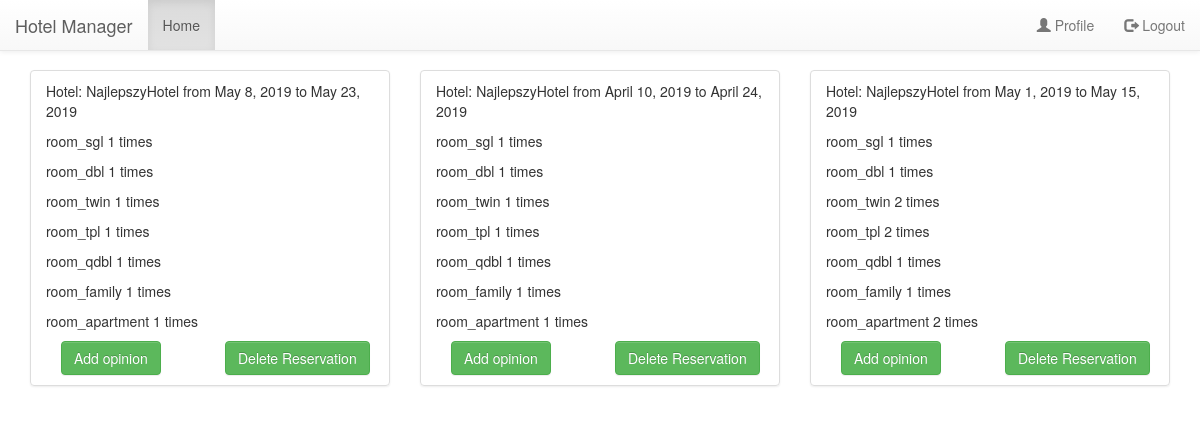
The page /booking/profile/ (signed in) on the database its author committed.
### booking/models.py (models this page shows, shortened)
class Reservation(models.Model):
    reservation_owner = models.ForeignKey(HotelOwner, on_delete=models.CASCADE)
    reservation_hotel = models.ForeignKey(Hotel, on_delete=models.CASCADE)
    reservation_from = models.DateField()
    reservation_to = models.DateField()
    reservation_room_sgl_quantity = models.PositiveIntegerField(validators=[MinValueValidator(0)], default=0)
    reservation_room_dbl_quantity = models.PositiveIntegerField(validators=[MinValueValidator(0)], default=0)
    reservation_room_twin_quantity = models.PositiveIntegerField(validators=[MinValueValidator(0)], default=0)
    reservation_room_tpl_quantity = models.PositiveIntegerField(validators=[MinValueValidator(0)], default=0)
    reservation_room_qdbl_quantity = models.PositiveIntegerField(validators=[MinValueValidator(0)], default=0)
    reservation_room_family_quantity = models.PositiveIntegerField(validators=[MinValueValidator(0)], default=0)
    reservation_room_apartment_quantity = models.PositiveIntegerField(validators=[MinValueValidator(0)], default=0)
    reservation_total_price = models.FloatField(default=0.0)

class Hotel(models.Model):
    hotel_owner = models.ForeignKey(HotelOwner, on_delete=models.CASCADE)
    hotel_name = models.CharField(max_length=120, verbose_name="Your hotel name")
    hotel_country = models.CharField(max_length=50, verbose_name="Your hotel country")
    hotel_city = models.CharField(max_length=100, verbose_name="Your hotel city")
    hotel_zip_code = models.CharField(max_length=6, default="43-701", verbose_name="Your hotel zip code")
    hotel_street = models.CharField(max_length=100, verbose_name="Your hotel street")
    hotel_street_number = models.IntegerField(default=0, verbose_name="Your hotel street number")
    hotel_place_number = models.IntegerField(default=0, verbose_name="Your hotel place number")
    hotel_short_desc = models.TextField(max_length=200, verbose_name="Briefly describe your hotel")
    hotel_long_desc = models.TextField(max_length=2000, verbose_name="Full description of your hotel")
    hotel_image = models.FileField(verbose_name="Upload image with your hotel")
    hotel_rating = models.FloatField(default=0.0)
    hotel_room_sgl = models.PositiveIntegerField(validators=[MinValueValidator(0)], default=0,
                                                 verbose_name="Number of single rooms in your hotel")
    hotel_room_dbl = models.PositiveIntegerField(validators=[MinValueValidator(0)], default=0,
                                                 verbose_name="Number of double rooms in your hotel")
    hotel_room_twin = models.PositiveIntegerField(validators=[MinValueValidator(0)], default=0,
                                                  verbose_name="Number of twin rooms in your hotel")
    hotel_room_tpl = models.PositiveIntegerField(validators=[MinValueValidator(0)], default=0,
                                                 verbose_name="Number of triple rooms in your hotel")
    hotel_room_qdbl = models.PositiveIntegerField(validators=[MinValueValidator(0)], default=0,
                                                  verbose_name="Number of quad rooms in your hotel")
    hotel_room_family = models.PositiveIntegerField(validators=[MinValueValidator(0)], default=0,
                                                    verbose_name="Number of family rooms in your hotel")
    hotel_room_apartment = models.PositiveIntegerField(validators=[MinValueValidator(0)], default=0,
                                                       verbose_name="Number of apartment rooms in your hotel")
    hotel_room_sgl_price = models.PositiveIntegerField(validators=[MinValueValidator(0)], default=0,
                                                       verbose_name="Your hotel single room price in $")
    hotel_room_dbl_price = models.PositiveIntegerField(validators=[MinValueValidator(0)], default=0,
                                                       verbose_name="Your hotel double room price in $")
    hotel_room_twin_price = models.PositiveIntegerField(validators=[MinValueValidator(0)], default=0,
                                                        verbose_name="Your hotel twin room price in $")
    hotel_room_tpl_price = models.PositiveIntegerField(validators=[MinValueValidator(0)], default=0,
                                                       verbose_name="Your hotel triple room price in $")
    hotel_room_qdbl_price = models.PositiveIntegerField(validators=[MinValueValidator(0)], default=0,
                                                        verbose_name="Your hotel quad room price in $")
    hotel_room_family_price = models.PositiveIntegerField(validators=[MinValueValidator(0)], default=0,
                                                          verbose_name="Your hotel family room price in $")
    hotel_room_apartment_price = models.PositiveIntegerField(validators=[MinValueValidator(0)], default=0,
                                                             verbose_name="Your hotel apartment room price in $")
    def __str__(self):
        return self.hotel_name

### booking/views.py (the view)
# urls.py: path('profile/', views.Profile.as_view(), name='profile'),
class Profile(ListView):
    template_name = 'booking/profile.html'
    context_object_name = 'my_reservations_or_hotels'
    def get_queryset(self):
        if self.request.user.hasHotel:
            return Hotel.objects.filter(hotel_owner=self.request.user)
        else:
            return Reservation.objects.filter(reservation_owner=self.request.user)

### booking/templates/booking/profile.html (shortened to what this page needs)
{% extends 'base.html' %}
{% load crispy_forms_tags %}
{% block head %}
    <link rel="stylesheet" href="//cdnjs.cloudflare.com/ajax/libs/fancybox/2.1.5/jquery.fancybox.min.css"
          media="screen">
{% endblock %}
{% block body %}
    {% if not perms.booking.has_hotel %}
        <div class="container-fluid" style="padding-top: 50px">
            <div class="card" style="margin-top: 20px">
                {% for reservation in my_reservations_or_hotels %}
                    <div class="col-md-4 col-offset-6">
                        <div class="list-group">
                            <div class="list-group-item list-group-item-action flex-column align-items-start">
                                <div class="d-flex w-100 justify-content-between">
                                    <p>Hotel: {{ reservation.reservation_hotel }}
                                        from {{ reservation.reservation_from }} to {{ reservation.reservation_to }} </p>
                                    {% if reservation.reservation_room_sgl_quantity != 0 %}
                                        <p>room_sgl {{ reservation.reservation_room_sgl_quantity }} times</p>
                                    {% endif %}
                                    {% if reservation.reservation_room_dbl_quantity != 0 %}
                                        <p>room_dbl {{ reservation.reservation_room_dbl_quantity }} times</p>
                                    {% endif %}
                                    {% if reservation.reservation_room_twin_quantity != 0 %}
                                        <p>room_twin {{ reservation.reservation_room_twin_quantity }} times</p>
                                    {% endif %}
                                    {% if reservation.reservation_room_tpl_quantity != 0 %}
                                        <p>room_tpl {{ reservation.reservation_room_tpl_quantity }} times</p>
                                    {% endif %}
                                    {% if reservation.reservation_room_qdbl_quantity != 0 %}
                                        <p>room_qdbl {{ reservation.reservation_room_qdbl_quantity }} times</p>
                                    {% endif %}
                                    {% if reservation.reservation_room_family_quantity != 0 %}
                                        <p>room_family {{ reservation.reservation_room_family_quantity }} times</p>
                                    {% endif %}
                                    {% if reservation.reservation_room_apartment_quantity != 0 %}
                                        <p>room_apartment {{ reservation.reservation_room_apartment_quantity }}
                                            times</p>
                                    {% endif %}
                                </div>
                                <div class="container-fluid">
                                    <div class="row">
                                        <div class="col-md-6">
                                            {% if not perms.booking.has_hotel %}
                                                <a class="btn btn-success"
                                                   href="{% url 'booking:opinion_add' pk=reservation.id %}"
                                                   role="button">Add opinion</a>
                                            {% endif %}
                                        </div>
                                        <div class="col-md-6">
                                            {% if not perms.booking.has_hotel %}
                                                    <a class="btn btn-success"
                                                       href="{% url 'booking:reservation_delete' pk=reservation.id %}"
                                                       role="button">Delete
                                                        Reservation</a>
                                            {% endif %}
                                        </div>
                                    </div>
                                </div>
                            </div>
                        </div>
                    </div>
                {% endfor %}
            </div>
        </div>
    {% endif %}
{% endblock %}

### rows shown on the page
Reservation: reservation_hotel "NajlepszyHotel", reservation_from "May 8, 2019", reservation_to "May 23, 2019", reservation_room_sgl_quantity "1", reservation_room_dbl_quantity "1", reservation_room_twin_quantity "1", reservation_room_tpl_quantity "1", reservation_room_qdbl_quantity "1", reservation_room_family_quantity "1", reservation_room_apartment_quantity "1"
Reservation: reservation_hotel "NajlepszyHotel", reservation_from "April 10, 2019", reservation_to "April 24, 2019", reservation_room_sgl_quantity "1", reservation_room_dbl_quantity "1", reservation_room_twin_quantity "1", reservation_room_tpl_quantity "1", reservation_room_qdbl_quantity "1", reservation_room_family_quantity "1", reservation_room_apartment_quantity "1"
Reservation: reservation_hotel "NajlepszyHotel", reservation_from "May 1, 2019", reservation_to "May 15, 2019", reservation_room_sgl_quantity "1", reservation_room_dbl_quantity "1", reservation_room_twin_quantity "2", reservation_room_tpl_quantity "2", reservation_room_qdbl_quantity "1", reservation_room_family_quantity "1", reservation_room_apartment_quantity "2"
